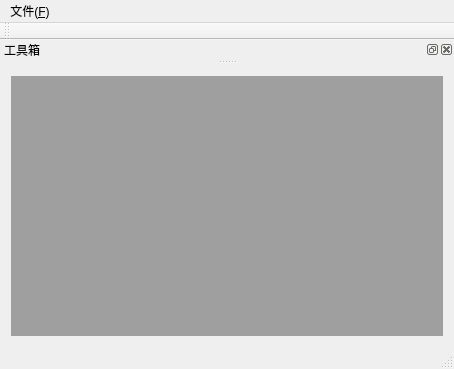
<?xml version="1.0" encoding="UTF-8"?>
<ui version="4.0">
 <class>MyConsole</class>
 <widget class="QMainWindow" name="MyConsole">
  <property name="geometry">
   <rect>
    <x>0</x>
    <y>0</y>
    <width>454</width>
    <height>369</height>
   </rect>
  </property>
  <property name="windowTitle">
   <string>MyConsole</string>
  </property>
  <widget class="QWidget" name="centralWidget">
   <layout class="QGridLayout" name="gridLayout">
    <item row="0" column="0">
     <widget class="QMdiArea" name="mdiArea"/>
    </item>
   </layout>
  </widget>
  <widget class="QMenuBar" name="menuBar">
   <property name="geometry">
    <rect>
     <x>0</x>
     <y>0</y>
     <width>454</width>
     <height>22</height>
    </rect>
   </property>
   <widget class="QMenu" name="menu">
    <property name="title">
     <string>文件(&amp;F)</string>
    </property>
    <addaction name="action_new"/>
    <addaction name="action_save"/>
    <addaction name="actionxianshiDock"/>
   </widget>
   <addaction name="menu"/>
  </widget>
  <widget class="QToolBar" name="mainToolBar">
   <attribute name="toolBarArea">
    <enum>TopToolBarArea</enum>
   </attribute>
   <attribute name="toolBarBreak">
    <bool>false</bool>
   </attribute>
  </widget>
  <widget class="QStatusBar" name="statusBar"/>
  <widget class="QDockWidget" name="dockWidget">
   <property name="windowTitle">
    <string>工具箱</string>
   </property>
   <attribute name="dockWidgetArea">
    <number>4</number>
   </attribute>
   <widget class="QWidget" name="dockWidgetContents_2">
    <widget class="QFontComboBox" name="fontComboBox">
     <property name="geometry">
      <rect>
       <x>190</x>
       <y>0</y>
       <width>216</width>
       <height>22</height>
      </rect>
     </property>
    </widget>
    <widget class="QPushButton" name="pushButton">
     <property name="geometry">
      <rect>
       <x>60</x>
       <y>0</y>
       <width>80</width>
       <height>20</height>
      </rect>
     </property>
     <property name="text">
      <string>PushButton</string>
     </property>
    </widget>
   </widget>
  </widget>
  <action name="action_new">
   <property name="icon">
    <iconset resource="myimages.qrc">
     <normaloff>:/image/5.jpg</normaloff>:/image/5.jpg</iconset>
   </property>
   <property name="text">
    <string>新建文件(&amp;N)</string>
   </property>
   <property name="shortcut">
    <string>Ctrl+N</string>
   </property>
  </action>
  <action name="action_save">
   <property name="checkable">
    <bool>true</bool>
   </property>
   <property name="icon">
    <iconset resource="myimages.qrc">
     <normaloff>:/image/10.jpg</normaloff>:/image/10.jpg</iconset>
   </property>
   <property name="text">
    <string>保存文件(&amp;S)</string>
   </property>
   <property name="shortcut">
    <string>Ctrl+S</string>
   </property>
  </action>
  <action name="actionxianshiDock">
   <property name="text">
    <string>显示Dock(&amp;P)</string>
   </property>
  </action>
 </widget>
 <layoutdefault spacing="6" margin="11"/>
 <resources>
  <include location="myimages.qrc"/>
 </resources>
 <connections/>
</ui>
